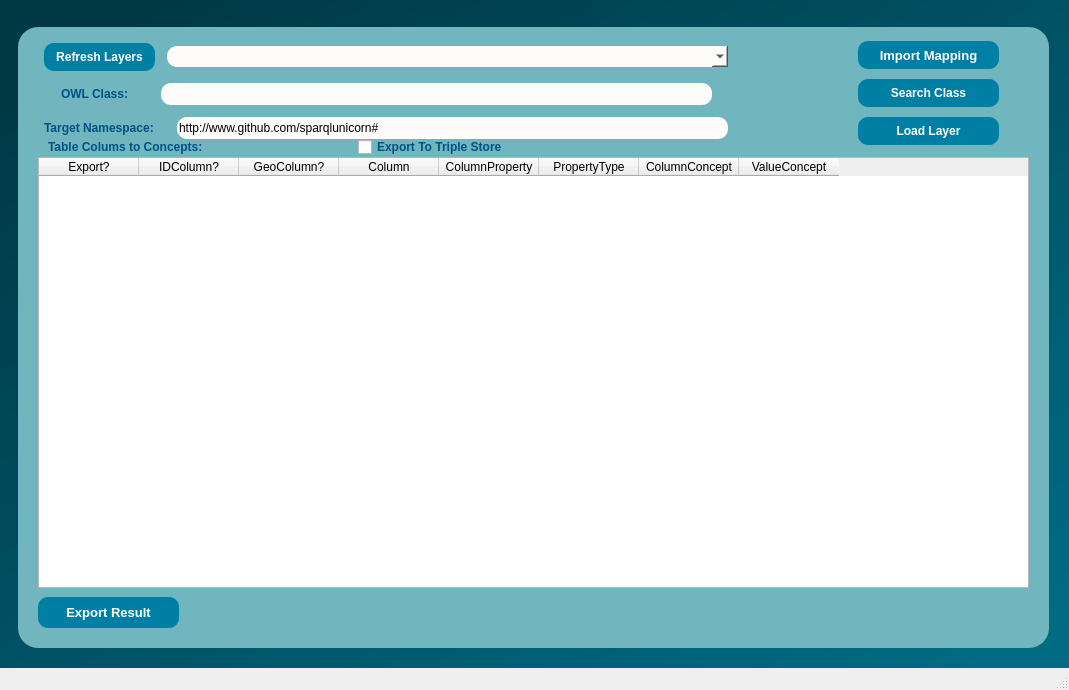
<?xml version="1.0" encoding="UTF-8"?>
<ui version="4.0">
 <class>MainWindow</class>
 <widget class="QMainWindow" name="MainWindow">
  <property name="geometry">
   <rect>
    <x>0</x>
    <y>0</y>
    <width>1069</width>
    <height>690</height>
   </rect>
  </property>
  <property name="windowTitle">
   <string>MainWindow</string>
  </property>
  <property name="styleSheet">
   <string notr="true"/>
  </property>
  <widget class="QWidget" name="centralwidget_Interlink">
   <property name="styleSheet">
    <string notr="true">QObject#centralwidget_Interlink{
background-color:qlineargradient(spread:pad, x1:0, y1:0, x2:1, y2:1, stop:0.0795455 rgba(0, 57, 70, 255), stop:0.5625 rgba(0, 85, 104, 255), stop:0.954545 rgba(0, 107, 131, 255));}
</string>
   </property>
   <layout class="QGridLayout" name="gridLayout">
    <item row="0" column="0">
     <widget class="QWidget" name="widget" native="true">
      <property name="minimumSize">
       <size>
        <width>1051</width>
        <height>631</height>
       </size>
      </property>
      <property name="maximumSize">
       <size>
        <width>1051</width>
        <height>631</height>
       </size>
      </property>
      <property name="styleSheet">
       <string notr="true"/>
      </property>
      <widget class="QFrame" name="Interlink_frame">
       <property name="geometry">
        <rect>
         <x>9</x>
         <y>9</y>
         <width>1031</width>
         <height>621</height>
        </rect>
       </property>
       <property name="minimumSize">
        <size>
         <width>1031</width>
         <height>621</height>
        </size>
       </property>
       <property name="maximumSize">
        <size>
         <width>1031</width>
         <height>621</height>
        </size>
       </property>
       <property name="styleSheet">
        <string notr="true">QObject#Interlink_frame{
	background-color:qlineargradient(spread:pad, x1:0, y1:0, x2:1, y2:1, stop:0.0113636 rgba(113, 181, 190, 255));
	
border-radius:20px;}



</string>
       </property>
       <property name="frameShape">
        <enum>QFrame::StyledPanel</enum>
       </property>
       <property name="frameShadow">
        <enum>QFrame::Raised</enum>
       </property>
       <widget class="QWidget" name="widget_2" native="true">
        <property name="geometry">
         <rect>
          <x>20</x>
          <y>130</y>
          <width>991</width>
          <height>431</height>
         </rect>
        </property>
        <layout class="QGridLayout" name="gridLayout_3">
         <item row="0" column="1">
          <widget class="QTableWidget" name="interlinkTable">
           <property name="minimumSize">
            <size>
             <width>811</width>
             <height>0</height>
            </size>
           </property>
           <property name="baseSize">
            <size>
             <width>4</width>
             <height>0</height>
            </size>
           </property>
           <property name="cursor" stdset="0">
            <cursorShape>PointingHandCursor</cursorShape>
           </property>
           <property name="sortingEnabled">
            <bool>true</bool>
           </property>
           <property name="columnCount">
            <number>8</number>
           </property>
           <column>
            <property name="text">
             <string>Export?</string>
            </property>
           </column>
           <column>
            <property name="text">
             <string>IDColumn?</string>
            </property>
           </column>
           <column>
            <property name="text">
             <string>GeoColumn?</string>
            </property>
           </column>
           <column>
            <property name="text">
             <string>Column</string>
            </property>
           </column>
           <column>
            <property name="text">
             <string>ColumnProperty</string>
            </property>
           </column>
           <column>
            <property name="text">
             <string>PropertyType</string>
            </property>
           </column>
           <column>
            <property name="text">
             <string>ColumnConcept</string>
            </property>
           </column>
           <column>
            <property name="text">
             <string>ValueConcept</string>
            </property>
           </column>
          </widget>
         </item>
        </layout>
       </widget>
       <widget class="QPushButton" name="exportInterlink">
        <property name="geometry">
         <rect>
          <x>20</x>
          <y>570</y>
          <width>141</width>
          <height>31</height>
         </rect>
        </property>
        <property name="baseSize">
         <size>
          <width>3</width>
          <height>0</height>
         </size>
        </property>
        <property name="font">
         <font>
          <pointsize>10</pointsize>
          <weight>75</weight>
          <bold>true</bold>
         </font>
        </property>
        <property name="cursor">
         <cursorShape>PointingHandCursor</cursorShape>
        </property>
        <property name="styleSheet">
         <string notr="true">background-color:rgb(0, 127, 165);
border-radius:10px;
color: rgb(255, 255, 255);</string>
        </property>
        <property name="text">
         <string>Export Result</string>
        </property>
       </widget>
       <widget class="QPushButton" name="exportMappingButton">
        <property name="geometry">
         <rect>
          <x>1750</x>
          <y>200</y>
          <width>121</width>
          <height>28</height>
         </rect>
        </property>
        <property name="text">
         <string>Export Mapping</string>
        </property>
       </widget>
       <widget class="QLabel" name="label_6">
        <property name="geometry">
         <rect>
          <x>30</x>
          <y>110</y>
          <width>251</width>
          <height>20</height>
         </rect>
        </property>
        <property name="minimumSize">
         <size>
          <width>251</width>
          <height>20</height>
         </size>
        </property>
        <property name="maximumSize">
         <size>
          <width>251</width>
          <height>20</height>
         </size>
        </property>
        <property name="font">
         <font>
          <pointsize>9</pointsize>
          <weight>75</weight>
          <bold>true</bold>
         </font>
        </property>
        <property name="styleSheet">
         <string notr="true">color:rgb(0, 81, 135);</string>
        </property>
        <property name="text">
         <string>Table Colums to Concepts:</string>
        </property>
       </widget>
       <widget class="QCheckBox" name="exportTripleStore">
        <property name="geometry">
         <rect>
          <x>340</x>
          <y>110</y>
          <width>181</width>
          <height>20</height>
         </rect>
        </property>
        <property name="minimumSize">
         <size>
          <width>181</width>
          <height>20</height>
         </size>
        </property>
        <property name="maximumSize">
         <size>
          <width>181</width>
          <height>20</height>
         </size>
        </property>
        <property name="font">
         <font>
          <pointsize>9</pointsize>
          <weight>75</weight>
          <bold>true</bold>
         </font>
        </property>
        <property name="cursor">
         <cursorShape>PointingHandCursor</cursorShape>
        </property>
        <property name="styleSheet">
         <string notr="true">color:rgb(0, 81, 135);</string>
        </property>
        <property name="text">
         <string>Export To Triple Store</string>
        </property>
       </widget>
       <widget class="QWidget" name="widget_3" native="true">
        <property name="geometry">
         <rect>
          <x>840</x>
          <y>10</y>
          <width>159</width>
          <height>114</height>
         </rect>
        </property>
        <layout class="QVBoxLayout" name="verticalLayout">
         <item>
          <widget class="QPushButton" name="importMappingButton">
           <property name="minimumSize">
            <size>
             <width>141</width>
             <height>28</height>
            </size>
           </property>
           <property name="maximumSize">
            <size>
             <width>141</width>
             <height>28</height>
            </size>
           </property>
           <property name="font">
            <font>
             <pointsize>10</pointsize>
             <weight>75</weight>
             <bold>true</bold>
            </font>
           </property>
           <property name="cursor">
            <cursorShape>PointingHandCursor</cursorShape>
           </property>
           <property name="styleSheet">
            <string notr="true">background-color:rgb(0, 127, 165);
border-radius:10px;
color: rgb(255, 255, 255);</string>
           </property>
           <property name="text">
            <string>Import Mapping</string>
           </property>
          </widget>
         </item>
         <item>
          <widget class="QPushButton" name="searchClass">
           <property name="minimumSize">
            <size>
             <width>141</width>
             <height>28</height>
            </size>
           </property>
           <property name="maximumSize">
            <size>
             <width>141</width>
             <height>28</height>
            </size>
           </property>
           <property name="font">
            <font>
             <pointsize>9</pointsize>
             <weight>75</weight>
             <bold>true</bold>
            </font>
           </property>
           <property name="cursor">
            <cursorShape>PointingHandCursor</cursorShape>
           </property>
           <property name="styleSheet">
            <string notr="true">background-color:rgb(0, 127, 165);
border-radius:10px;
color: rgb(255, 255, 255);</string>
           </property>
           <property name="text">
            <string>Search Class</string>
           </property>
          </widget>
         </item>
         <item>
          <widget class="QPushButton" name="loadLayerInterlink">
           <property name="minimumSize">
            <size>
             <width>141</width>
             <height>28</height>
            </size>
           </property>
           <property name="maximumSize">
            <size>
             <width>141</width>
             <height>28</height>
            </size>
           </property>
           <property name="font">
            <font>
             <pointsize>9</pointsize>
             <weight>75</weight>
             <bold>true</bold>
            </font>
           </property>
           <property name="cursor">
            <cursorShape>PointingHandCursor</cursorShape>
           </property>
           <property name="styleSheet">
            <string notr="true">background-color:rgb(0, 127, 165);
border-radius:10px;
color: rgb(255, 255, 255);</string>
           </property>
           <property name="text">
            <string>Load Layer</string>
           </property>
          </widget>
         </item>
        </layout>
       </widget>
       <widget class="QWidget" name="widget_4" native="true">
        <property name="geometry">
         <rect>
          <x>20</x>
          <y>10</y>
          <width>698</width>
          <height>108</height>
         </rect>
        </property>
        <layout class="QVBoxLayout" name="verticalLayout_2">
         <item>
          <layout class="QHBoxLayout" name="horizontalLayout">
           <item>
            <widget class="QPushButton" name="refreshLayersInterlink">
             <property name="minimumSize">
              <size>
               <width>111</width>
               <height>28</height>
              </size>
             </property>
             <property name="maximumSize">
              <size>
               <width>111</width>
               <height>28</height>
              </size>
             </property>
             <property name="font">
              <font>
               <pointsize>9</pointsize>
               <weight>75</weight>
               <bold>true</bold>
              </font>
             </property>
             <property name="cursor">
              <cursorShape>PointingHandCursor</cursorShape>
             </property>
             <property name="styleSheet">
              <string notr="true">background-color:rgb(0, 127, 165);
border-radius:10px;
color: rgb(255, 255, 255);</string>
             </property>
             <property name="text">
              <string>Refresh Layers</string>
             </property>
            </widget>
           </item>
           <item>
            <widget class="QComboBox" name="chooseLayerInterlink">
             <property name="minimumSize">
              <size>
               <width>561</width>
               <height>21</height>
              </size>
             </property>
             <property name="maximumSize">
              <size>
               <width>561</width>
               <height>21</height>
              </size>
             </property>
             <property name="cursor">
              <cursorShape>PointingHandCursor</cursorShape>
             </property>
             <property name="styleSheet">
              <string notr="true">background-color: rgb(253, 252, 250);

border-radius:10px;

border-color:rgb(45, 45, 45);</string>
             </property>
            </widget>
           </item>
          </layout>
         </item>
         <item>
          <layout class="QHBoxLayout" name="horizontalLayout_2">
           <item>
            <widget class="QLabel" name="label_5">
             <property name="minimumSize">
              <size>
               <width>71</width>
               <height>16</height>
              </size>
             </property>
             <property name="maximumSize">
              <size>
               <width>71</width>
               <height>16</height>
              </size>
             </property>
             <property name="font">
              <font>
               <pointsize>9</pointsize>
               <weight>75</weight>
               <bold>true</bold>
              </font>
             </property>
             <property name="styleSheet">
              <string notr="true">color:rgb(0, 81, 135);</string>
             </property>
             <property name="text">
              <string>OWL Class:</string>
             </property>
            </widget>
           </item>
           <item>
            <widget class="QLineEdit" name="interlinkOwlClassInput">
             <property name="minimumSize">
              <size>
               <width>551</width>
               <height>22</height>
              </size>
             </property>
             <property name="maximumSize">
              <size>
               <width>551</width>
               <height>22</height>
              </size>
             </property>
             <property name="styleSheet">
              <string notr="true">background-color: rgb(253, 252, 250);

border-radius:10px;

border-color:rgb(45, 45, 45);</string>
             </property>
            </widget>
           </item>
          </layout>
         </item>
         <item>
          <layout class="QHBoxLayout" name="horizontalLayout_3">
           <item>
            <widget class="QLabel" name="label_7">
             <property name="minimumSize">
              <size>
               <width>121</width>
               <height>16</height>
              </size>
             </property>
             <property name="maximumSize">
              <size>
               <width>121</width>
               <height>16</height>
              </size>
             </property>
             <property name="font">
              <font>
               <pointsize>9</pointsize>
               <weight>75</weight>
               <bold>true</bold>
              </font>
             </property>
             <property name="styleSheet">
              <string notr="true">color:rgb(0, 81, 135);</string>
             </property>
             <property name="text">
              <string>Target Namespace:</string>
             </property>
            </widget>
           </item>
           <item>
            <widget class="QLineEdit" name="interlinkNameSpace">
             <property name="minimumSize">
              <size>
               <width>551</width>
               <height>22</height>
              </size>
             </property>
             <property name="maximumSize">
              <size>
               <width>551</width>
               <height>22</height>
              </size>
             </property>
             <property name="styleSheet">
              <string notr="true">border-radius:10px;

border-color:rgb(45, 45, 45);

background-color: rgb(253, 252, 250);</string>
             </property>
             <property name="text">
              <string>http://www.github.com/sparqlunicorn#</string>
             </property>
            </widget>
           </item>
          </layout>
         </item>
        </layout>
       </widget>
      </widget>
     </widget>
    </item>
   </layout>
  </widget>
  <widget class="QMenuBar" name="menubar">
   <property name="geometry">
    <rect>
     <x>0</x>
     <y>0</y>
     <width>1069</width>
     <height>21</height>
    </rect>
   </property>
  </widget>
  <widget class="QStatusBar" name="statusbar"/>
 </widget>
 <resources/>
 <connections/>
</ui>
